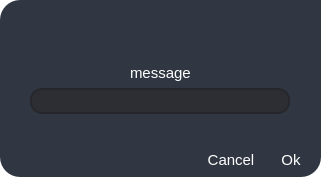
<?xml version="1.0" encoding="UTF-8"?>
<ui version="4.0">
 <class>Dialog</class>
 <widget class="QDialog" name="Dialog">
  <property name="geometry">
   <rect>
    <x>0</x>
    <y>0</y>
    <width>321</width>
    <height>177</height>
   </rect>
  </property>
  <property name="windowTitle">
   <string>Dialog</string>
  </property>
  <property name="styleSheet">
   <string notr="true">*{
background-color:transparent;
background:transparent;
	border:none;
padding:0;
margin:0;
color:#fff;
}

#widget{
background-color:rgb(49, 55, 66);
border-radius:20px;
border-top-right-radius:0px;
}


#okBtn:hover{
background-color:rgb(104, 102, 122);
border-bottom-right-radius:20px;
}

#closeMessageBtn:hover{background-color:rgb(104, 102, 122);}

#writeTxt{
background-color:rgb(45, 46, 52);
border-radius:12px;
border:2px solid rgb(38, 38, 45);
padding:1px;
}
</string>
  </property>
  <layout class="QVBoxLayout" name="verticalLayout">
   <property name="spacing">
    <number>0</number>
   </property>
   <property name="leftMargin">
    <number>0</number>
   </property>
   <property name="topMargin">
    <number>0</number>
   </property>
   <property name="rightMargin">
    <number>0</number>
   </property>
   <property name="bottomMargin">
    <number>0</number>
   </property>
   <item>
    <widget class="QWidget" name="widget" native="true">
     <layout class="QVBoxLayout" name="verticalLayout_2">
      <property name="spacing">
       <number>0</number>
      </property>
      <property name="leftMargin">
       <number>0</number>
      </property>
      <property name="topMargin">
       <number>0</number>
      </property>
      <property name="rightMargin">
       <number>0</number>
      </property>
      <property name="bottomMargin">
       <number>0</number>
      </property>
      <item alignment="Qt::AlignTop">
       <widget class="QFrame" name="frame">
        <property name="frameShape">
         <enum>QFrame::StyledPanel</enum>
        </property>
        <property name="frameShadow">
         <enum>QFrame::Raised</enum>
        </property>
        <layout class="QHBoxLayout" name="horizontalLayout">
         <property name="spacing">
          <number>0</number>
         </property>
         <property name="leftMargin">
          <number>0</number>
         </property>
         <property name="topMargin">
          <number>0</number>
         </property>
         <property name="rightMargin">
          <number>0</number>
         </property>
         <property name="bottomMargin">
          <number>0</number>
         </property>
        </layout>
       </widget>
      </item>
      <item>
       <widget class="QFrame" name="frame_2">
        <property name="frameShape">
         <enum>QFrame::StyledPanel</enum>
        </property>
        <property name="frameShadow">
         <enum>QFrame::Raised</enum>
        </property>
        <layout class="QHBoxLayout" name="horizontalLayout_3">
         <item>
          <widget class="QFrame" name="frame_4">
           <property name="frameShape">
            <enum>QFrame::StyledPanel</enum>
           </property>
           <property name="frameShadow">
            <enum>QFrame::Raised</enum>
           </property>
           <layout class="QVBoxLayout" name="verticalLayout_3">
            <item alignment="Qt::AlignHCenter">
             <widget class="QLabel" name="messageLbl">
              <property name="font">
               <font>
                <pointsize>11</pointsize>
               </font>
              </property>
              <property name="text">
               <string>message</string>
              </property>
             </widget>
            </item>
            <item alignment="Qt::AlignHCenter">
             <widget class="QLineEdit" name="writeTxt">
              <property name="minimumSize">
               <size>
                <width>260</width>
                <height>10</height>
               </size>
              </property>
              <property name="font">
               <font>
                <pointsize>11</pointsize>
               </font>
              </property>
             </widget>
            </item>
           </layout>
          </widget>
         </item>
        </layout>
       </widget>
      </item>
      <item alignment="Qt::AlignRight|Qt::AlignBottom">
       <widget class="QFrame" name="frame_3">
        <property name="frameShape">
         <enum>QFrame::StyledPanel</enum>
        </property>
        <property name="frameShadow">
         <enum>QFrame::Raised</enum>
        </property>
        <layout class="QHBoxLayout" name="horizontalLayout_2">
         <property name="spacing">
          <number>0</number>
         </property>
         <property name="leftMargin">
          <number>0</number>
         </property>
         <property name="topMargin">
          <number>0</number>
         </property>
         <property name="rightMargin">
          <number>0</number>
         </property>
         <property name="bottomMargin">
          <number>0</number>
         </property>
         <item>
          <widget class="QPushButton" name="closeMessageBtn">
           <property name="minimumSize">
            <size>
             <width>60</width>
             <height>35</height>
            </size>
           </property>
           <property name="font">
            <font>
             <pointsize>11</pointsize>
            </font>
           </property>
           <property name="text">
            <string>Cancel</string>
           </property>
          </widget>
         </item>
         <item>
          <widget class="QPushButton" name="okBtn">
           <property name="minimumSize">
            <size>
             <width>60</width>
             <height>35</height>
            </size>
           </property>
           <property name="font">
            <font>
             <pointsize>11</pointsize>
            </font>
           </property>
           <property name="text">
            <string>Ok</string>
           </property>
          </widget>
         </item>
        </layout>
       </widget>
      </item>
     </layout>
    </widget>
   </item>
  </layout>
 </widget>
 <tabstops>
  <tabstop>writeTxt</tabstop>
  <tabstop>okBtn</tabstop>
  <tabstop>closeMessageBtn</tabstop>
 </tabstops>
 <resources/>
 <connections/>
</ui>
